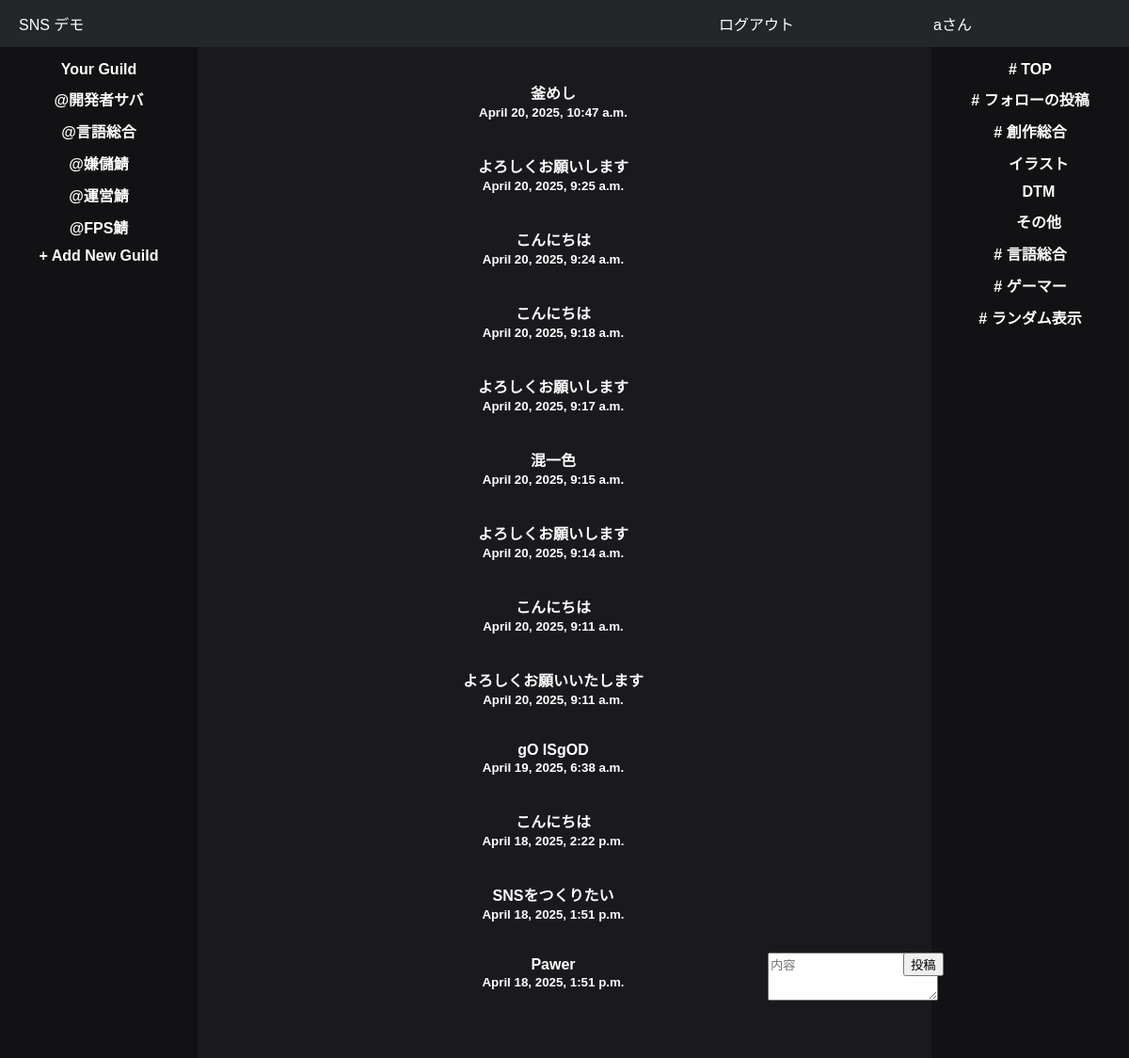
Page / (signed in) on the committed database.
### board/models.py (models this page shows, shortened)
class Post(models.Model):
    content = models.TextField()
    created_at = models.DateTimeField(auto_now_add=True)
    user = models.ForeignKey(User, on_delete=models.CASCADE)

### board/views.py (the view)
# urls.py: path('', views.post_list, name='post_list'),
def post_list(request):
    posts = Post.objects.all().order_by('-created_at')
    return render(request, 'board/post_list.html', {'posts': posts})

### board/templates/board/post_list.html (shortened to what this page needs)
<!DOCTYPE html>
<html lang="ja">
<head>
</head>
<body>
    <div class="main-content">
        <div class="header"><a class="tii">SNS デモ  </a>
               <a class="logout"  onclick="window.location.href='/accounts/logout/';">ログアウト</a>
               <a class = "username">
               {{request.user.username}}さん
               </a>
             </div>
        <div class="chat-area">
            <form method="post" action="{% url 'post_create' %}">
                <textarea class="Area" name="content" rows="3" placeholder="内容" required></textarea>
                <button type="submit" class="submit">投稿</button>
            </form>
            <ul>
                {% for post in posts %}
                    <li class="message">
                     <strong class="message">
                        {{ post.content }}<br>
                        <small class="time">{{ post.created_at }}</small>
                        </li>
                        <br><br>
                {% endfor %}
            </ul>
        </div>
    </div>
    <a href="{% url 'post_create' %}" class="KA">新規投稿</a>
    <div class="sidebar">
        <div class="channel"># TOP</div>
        <div class="channel"># フォローの投稿</div>
        <div class="channel"># 創作総合</div>
        <div class="channel">&nbsp;&nbsp;&nbsp;&nbsp;イラスト</div>
        <div class="channel">&nbsp;&nbsp;&nbsp;&nbsp;DTM</div>
        <div class="channel">&nbsp;&nbsp;&nbsp;&nbsp;その他</div>
        <div class="channel"># 言語総合</div>
        <div class="channel"># ゲーマー</div>
        <div class="channel"># ランダム表示</div>
    </div>
    <div class="left-side">
        <div class="channel">Your Guild</div>
        <div class="channel">@開発者サバ</div>
        <div class="channel">@言語総合</div>
        <div class="channel">@嫌儲鯖</div>
        <div class="channel">@運営鯖</div>
        <div class="channel"  onclick="window.location.href='https://google.com';">@FPS鯖</a></div>
        <div class="channel">+ Add New Guild</div>
    </div>
    <div class="buzz">
        <div class="buzzTx">バズってる</div>
        <div class="buzzTx">Music:</div>
        <div class="buzzTx">HardBassJinja &nbsp;&nbsp;▶</div>
        <div class="buzzTx">Picture</div>
    </div>
</body>
</html>

### board/templates/board/post_list.html (style rules this page uses)
body { margin: 0; font-family: Arial, sans-serif; display: flex; height: 100vh; color: white; flex-direction: row; }
.logout { position: absolute; z-index: 101; margin-left: 60%; }
.username { position: absolute; z-index: 101; left : 80%; }
.Area { position: fixed; z-index: 100; top: 90%; left: 68%; }
.submit { position: fixed; z-index: 100; top: 90%; left: 80%; }
.sidebar { position: fixed; top: 50px; right: 0; height: calc(100vh - 50px); width: 15%; background-color: #121214; display: flex; flex-direction: column; padding: 15px; z-index: 10; }
.message { text-align: center; }
.time { text-align: center; margin-bottom: 4%; }
.channel { margin-bottom: 10px; cursor: pointer; }
.header { height: 50px; width: 100%; background-color: #23272a; display: flex; align-items: center; left: 0; padding: 0 20px; z-index: 10; position: fixed; }
.chat-area { margin-top: 50px; flex: 1; background-color: #1A1A1E; padding: 20px; overflow-y: auto; }
.main-content { flex-direction: column; }
.main-content { flex: 1; display: flex; flex-direction: column; background-color: #1A1A1E; }
.left-side { position: fixed; top: 50px; left: 0; height: calc(100vh - 50px); width: 15%; background-color: #121214; display: flex; flex-direction: column; padding: 15px; z-index: 10; }
.buzz { height: calc(100vh - 50px); border-radius: 6px; background: #393A41; position: fixed; top: 60%; right: 1%; left: 84%; padding: 15px; color: rgb(38, 137, 170); margin-bottom: 60px; }
.buzzTx { margin-bottom: 30px; background-color: #393A41; }

### rows in the picture
Post: content "釜めし", created_at "April 20, 2025, 10:47 a.m."
Post: content "よろしくお願いします", created_at "April 20, 2025, 9:25 a.m."
Post: content "こんにちは", created_at "April 20, 2025, 9:24 a.m."
Post: content "こんにちは", created_at "April 20, 2025, 9:18 a.m."
Post: content "よろしくお願いします", created_at "April 20, 2025, 9:17 a.m."
Post: content "混一色", created_at "April 20, 2025, 9:15 a.m."
Post: content "よろしくお願いします", created_at "April 20, 2025, 9:14 a.m."
Post: content "こんにちは", created_at "April 20, 2025, 9:11 a.m."
Post: content "よろしくお願いいたします", created_at "April 20, 2025, 9:11 a.m."
Post: content "gO ISgOD", created_at "April 19, 2025, 6:38 a.m."
Post: content "こんにちは", created_at "April 18, 2025, 2:22 p.m."
Post: content "SNSをつくりたい", created_at "April 18, 2025, 1:51 p.m."
Post: content "Pawer", created_at "April 18, 2025, 1:51 p.m."

### other values in the picture
{{ request.user.username }} "a"
